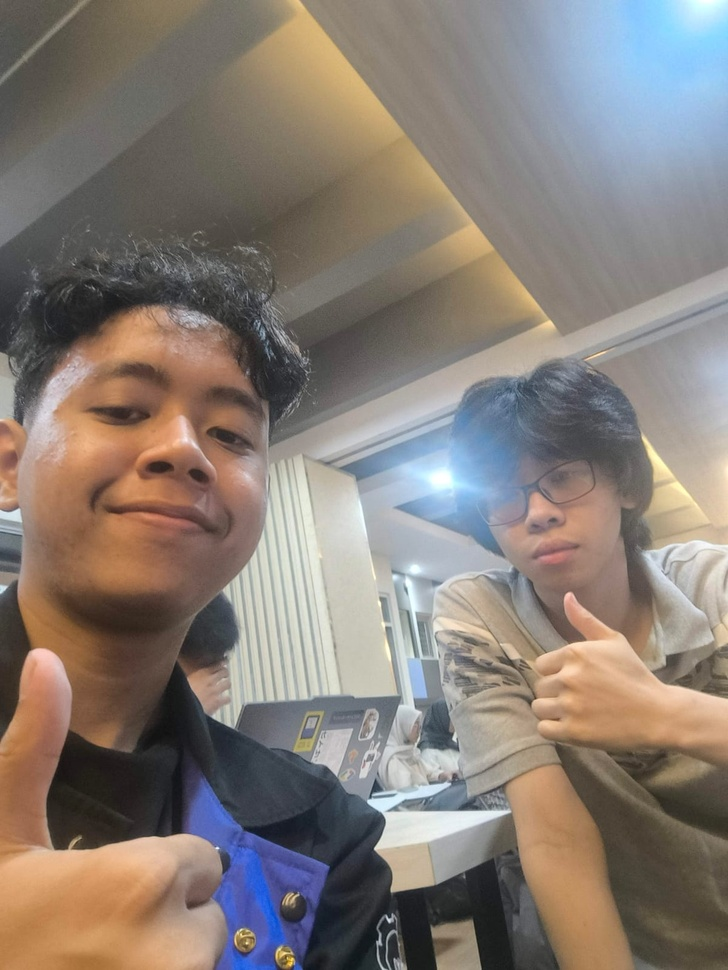
#> input picture Enhancement Spatial/Image.jpeg, 728 x 970 px, shrunk from 1200 x 1599 before the run
$ jupyter execute notebook.ipynb
#> lines starting #> are read from the running program, lines starting #| are printed output that depends on the picture
Transformasi Logaritmik

[cell 1]
import cv2
import numpy as np
import matplotlib.pyplot as plt

# Load image in grayscale
img = cv2.imread('Image.jpeg', 0)
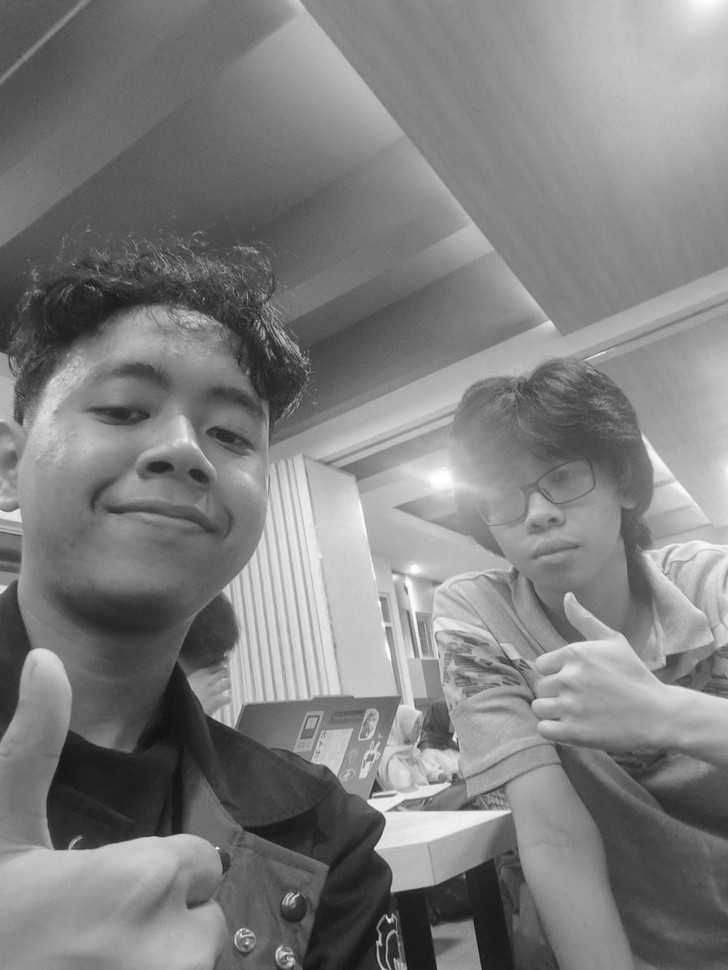
#> img: shape (970, 728); min 16, max 255, mean 127.4

# Apply logarithmic transformation
c = 255 / np.log(1 + np.float64(np.max(img)))  # Normalization constant
#> c = 45.99
log_transformed = c * np.log(1 + img.astype(np.float64))

# Convert back to 8-bit format
log_transformed = np.array(log_transformed, dtype=np.uint8)

# Display original and transformed images
plt.figure(figsize=(10, 5))
plt.subplot(1, 2, 1)
plt.imshow(img, cmap='gray')
plt.title("Original Image")
plt.axis('off')

plt.subplot(1, 2, 2)
plt.imshow(log_transformed, cmap='gray')
plt.title("Logarithmic Transformed Image")
plt.axis('off')

plt.show()

Transformasi Eksponensial

[cell 2]
# import cv2
# import numpy as np
# import matplotlib.pyplot as plt

# Load image in grayscale
img2 = cv2.imread('Image.jpeg', 0)

# Normalize image (convert to range 0-1)
img2_normalized = img2 / 255.0

# Apply exponential transformation
c = 1.0  # Adjust this for different effects
exp_transformed = c * (np.exp(img2_normalized) - 1)

# Scale back to 0-255 range
exp_transformed = np.clip(exp_transformed * 255, 0, 255).astype(np.uint8)

# Display original and transformed images
plt.figure(figsize=(10, 5))
plt.subplot(1, 2, 1)
plt.imshow(img2, cmap='gray')
plt.title("Original Image")
plt.axis('off')

plt.subplot(1, 2, 2)
plt.imshow(exp_transformed, cmap='gray')
plt.title("Exponential Transformed Image")
plt.axis('off')

plt.show()

Transformasi Negatif Citra

[cell 3]
# import cv2
# import numpy as np
# import matplotlib.pyplot as plt

# Load image in grayscale
img3 = cv2.imread('Image.jpeg', 0)

# Apply negative transformation
neg_img3 = 255 - img3  # Menggunakan rumus s = 255 - r
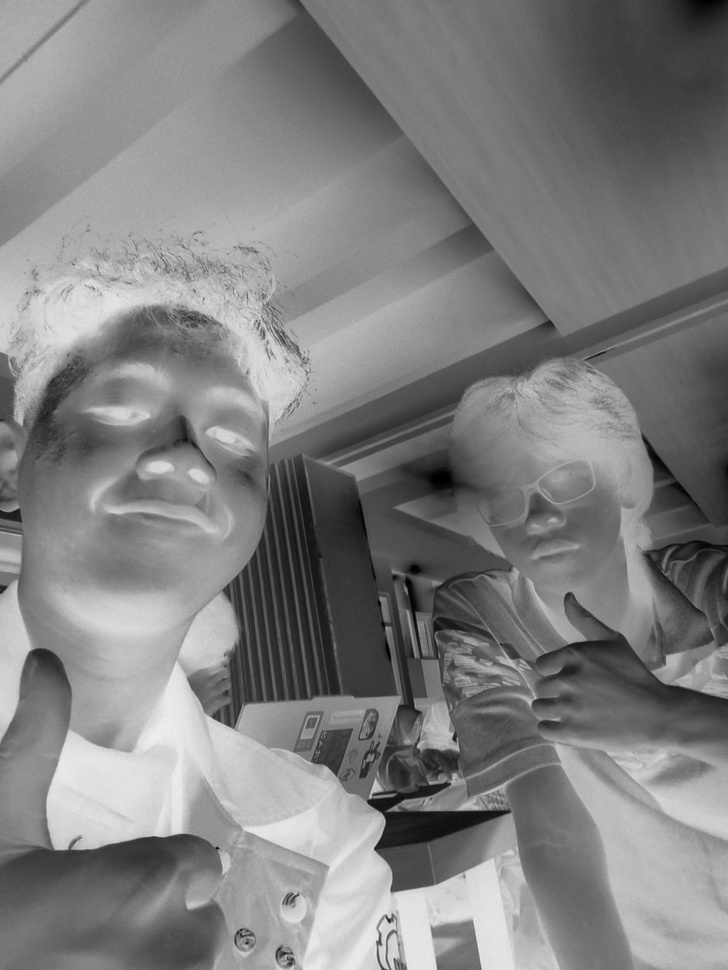
#> neg_img3: shape (970, 728); min 0, max 239, mean 127.6

# Display original and negative images
plt.figure(figsize=(10, 5))
plt.subplot(1, 2, 1)
plt.imshow(img3, cmap='gray')
plt.title("Original Image")
plt.axis('off')

plt.subplot(1, 2, 2)
plt.imshow(neg_img3, cmap='gray')
plt.title("Negative Image")
plt.axis('off')

plt.show()

Power-Law (Gamma Correction)

[cell 4]
# import cv2
# import numpy as np
# import matplotlib.pyplot as plt

# Load image in grayscale
img4 = cv2.imread('Image.jpeg', 0)

# Normalize the image (convert to range 0-1)
img4_normalized = img4 / 255.0

# Apply gamma correction
gamma = 0.5  # Ubah nilai gamma sesuai kebutuhan
gamma_corrected = np.power(img4_normalized, gamma)
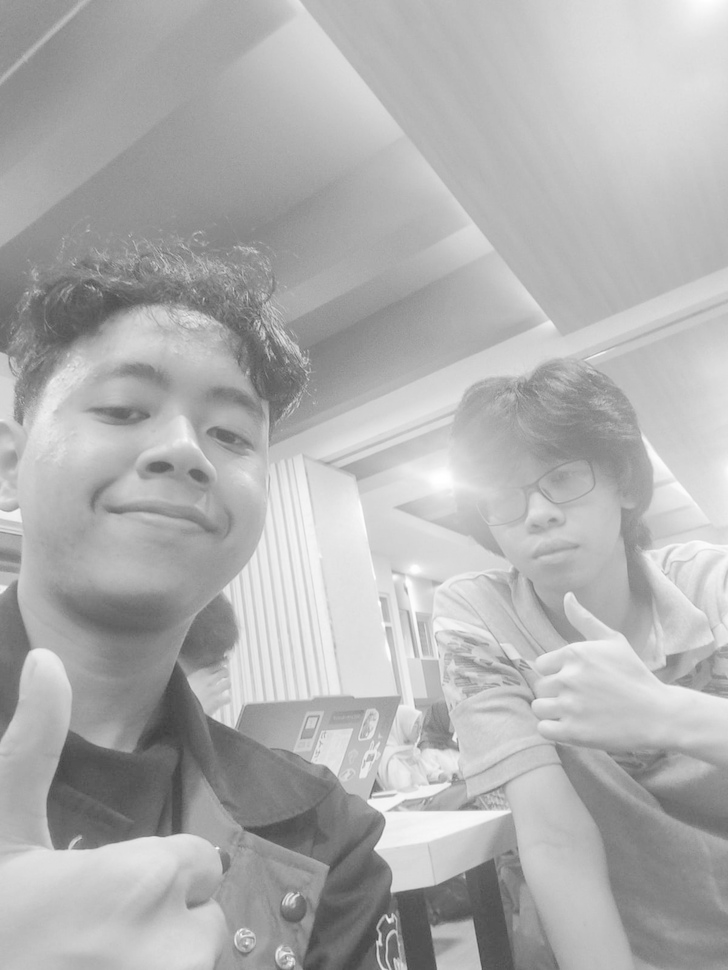
#> gamma_corrected: shape (970, 728) float64; min 0.25, max 1, mean 0.693

# Scale back to 0-255 range
gamma_corrected = np.clip(gamma_corrected * 255, 0, 255).astype(np.uint8)

# Display original and gamma-corrected images
plt.figure(figsize=(10, 5))
plt.subplot(1, 2, 1)
plt.imshow(img4, cmap='gray')
plt.title("Original Image")
plt.axis('off')

plt.subplot(1, 2, 2)
plt.imshow(gamma_corrected, cmap='gray')
plt.title(f"Gamma Corrected (γ={gamma})")
plt.axis('off')

plt.show()

Piecewise Linear Transformation

[cell 5]
import cv2
import numpy as np
import matplotlib.pyplot as plt

# Load image in grayscale
img5 = cv2.imread('Image.jpeg', 0)

# Define control points (example)
r1, s1 = 70, 0    # Titik pertama (input, output)
r2, s2 = 150, 255  # Titik kedua (input, output)

# Create transformation function
def contrast_stretching(pixel):
    if pixel < r1:
        return (s1 / r1) * pixel
    elif pixel < r2:
        return ((s2 - s1) / (r2 - r1)) * (pixel - r1) + s1
    else:
        return ((255 - s2) / (255 - r2)) * (pixel - r2) + s2

# Apply transformation
vectorized_function = np.vectorize(contrast_stretching)
stretched_img5 = vectorized_function(img5).astype(np.uint8)
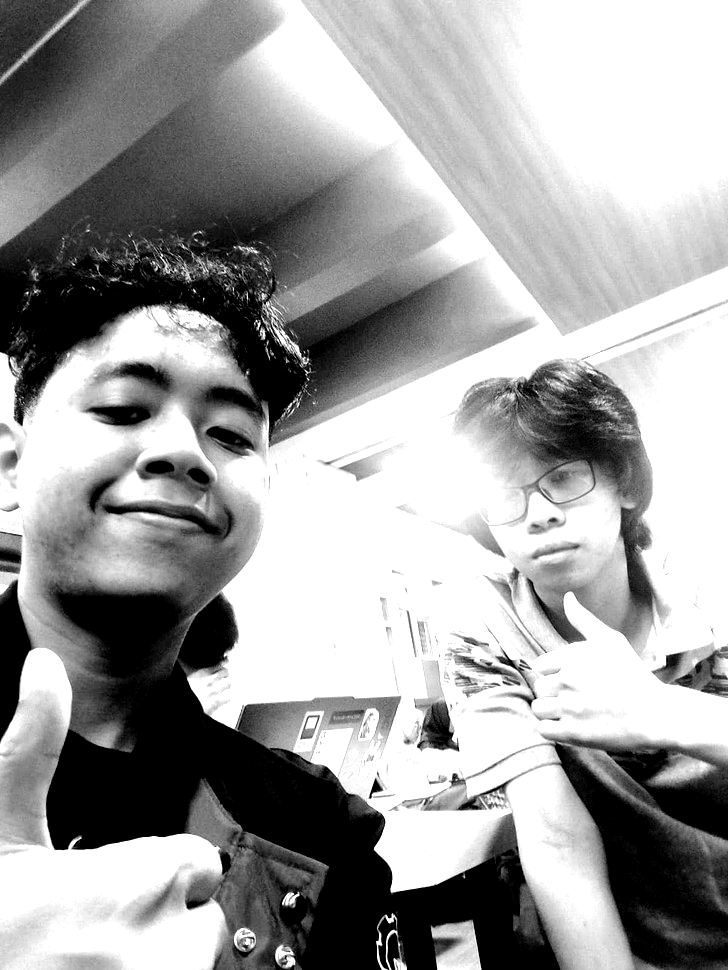
#> stretched_img5: shape (970, 728); min 0, max 255, mean 159.5

# Display images
plt.figure(figsize=(10, 5))
plt.subplot(1, 2, 1)
plt.imshow(img5, cmap='gray')
plt.title("Original Image")
plt.axis('off')

plt.subplot(1, 2, 2)
plt.imshow(stretched_img5, cmap='gray')
plt.title("Contrast Stretched Image")
plt.axis('off')

plt.show()

Histogram

[cell 6]
# import cv2
# import numpy as np
# import matplotlib.pyplot as plt

# Load image in grayscale
img6 = cv2.imread('Image.jpeg', 0)

# Compute histogram
histogram, bins = np.histogram(img6.flatten(), 256, [0,256])
#> histogram = 256 values, max 9053 at index 132, min 0 at index 0, mean 2758.4; bins = 257 values from 0 to 256

# Plot histogram
plt.figure(figsize=(10, 5))
plt.subplot(1, 2, 1)
plt.imshow(img6, cmap='gray')
plt.title("Original Image")
plt.axis('off')

plt.subplot(1, 2, 2)
plt.plot(histogram, color='black')
plt.title("Histogram")
plt.xlabel("Pixel Intensity")
plt.ylabel("Frequency")
plt.xlim([0, 256])

plt.show()
#> figure, not shown here; panel 2: curve peaks at x = 132, y = 9053

Histogram Equalization

[cell 7]
import cv2
import numpy as np
import matplotlib.pyplot as plt

# Load image in grayscale
img7 = cv2.imread('Image.jpeg', 0)

# Apply Histogram Equalization
equalized_img7 = cv2.equalizeHist(img7)
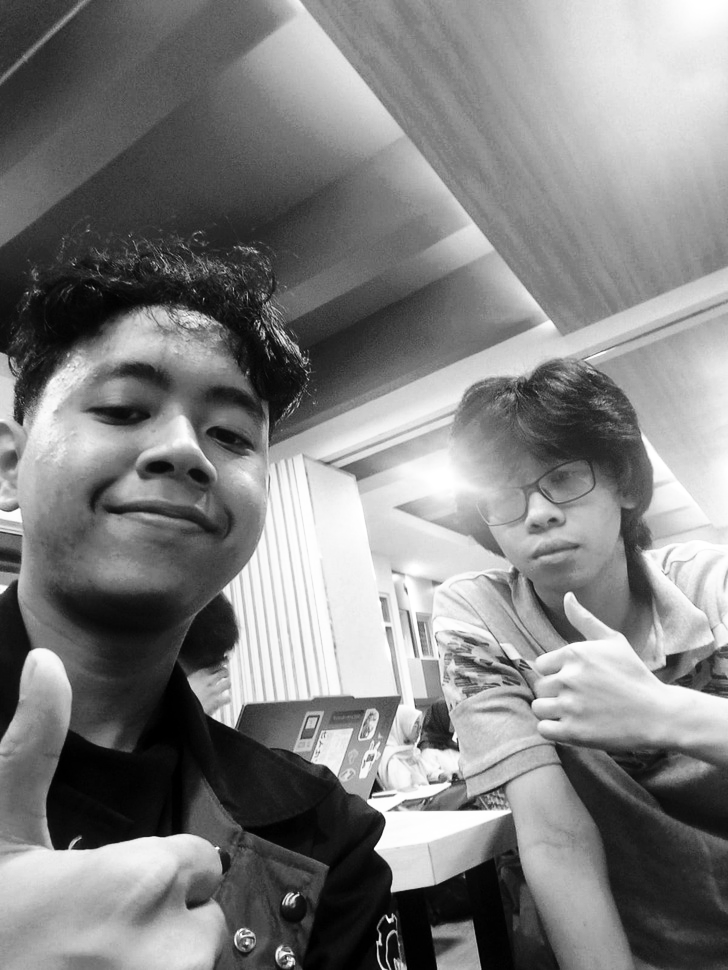
#> equalized_img7: shape (970, 728); min 0, max 255, mean 128.3

# Compute histograms
hist_original = cv2.calcHist([img7], [0], None, [256], [0, 256])
#> hist_original has the same summary as histogram
hist_equalized = cv2.calcHist([equalized_img7], [0], None, [256], [0, 256])
#> hist_equalized = 256 values, max 9053 at index 135, min 0 at index 31, mean 2758.4

# Plot original and equalized images
plt.figure(figsize=(12, 6))

# Original Image
plt.subplot(2, 2, 1)
plt.imshow(img7, cmap='gray')
plt.title("Original Image")
plt.axis('off')

# Histogram of Original Image
plt.subplot(2, 2, 2)
plt.plot(hist_original, color='black')
plt.title("Histogram of Original Image")
plt.xlabel("Pixel Intensity")
plt.ylabel("Frequency")

# Equalized Image
plt.subplot(2, 2, 3)
plt.imshow(equalized_img7, cmap='gray')
plt.title("Equalized Image")
plt.axis('off')

# Histogram of Equalized Image
plt.subplot(2, 2, 4)
plt.plot(hist_equalized, color='black')
plt.title("Histogram of Equalized Image")
plt.xlabel("Pixel Intensity")
plt.ylabel("Frequency")

plt.tight_layout()
plt.show()
#> figure, not shown here; panel 2: curve peaks at x = 132, y = 9053; panel 4: curve peaks at x = 135, y = 9053

CLAHE

[cell 8]
# import cv2
# import numpy as np
# import matplotlib.pyplot as plt

# Load image in grayscale
img8 = cv2.imread('Image.jpeg', 0)

# Apply Histogram Equalization (HE)
equalized_img8 = cv2.equalizeHist(img8)

# Apply CLAHE
clahe = cv2.createCLAHE(clipLimit=2.0, tileGridSize=(8, 8))  # Atur parameter
clahe_img8 = clahe.apply(img8)

# Plot images
plt.figure(figsize=(12, 6))

# Original Image
plt.subplot(2, 3, 1)
plt.imshow(img8, cmap='gray')
plt.title("Original Image")
plt.axis('off')

# Histogram of Original Image
plt.subplot(2, 3, 2)
plt.hist(img8.ravel(), bins=256, range=[0, 256], color='black')
plt.title("Histogram of Original Image")
plt.xlabel("Pixel Intensity")
plt.ylabel("Frequency")

# Histogram Equalized Image
plt.subplot(2, 3, 3)
plt.imshow(equalized_img8, cmap='gray')
plt.title("Histogram Equalized Image")
plt.axis('off')

# Histogram of Equalized Image
plt.subplot(2, 3, 4)
plt.hist(equalized_img8.ravel(), bins=256, range=[0, 256], color='black')
plt.title("Histogram of Equalized Image")
plt.xlabel("Pixel Intensity")
plt.ylabel("Frequency")

# CLAHE Image
plt.subplot(2, 3, 5)
plt.imshow(clahe_img8, cmap='gray')
plt.title("CLAHE Image")
plt.axis('off')

# Histogram of CLAHE Image
plt.subplot(2, 3, 6)
plt.hist(clahe_img8.ravel(), bins=256, range=[0, 256], color='black')
plt.title("Histogram of CLAHE Image")
plt.xlabel("Pixel Intensity")
plt.ylabel("Frequency")

plt.tight_layout()
plt.show()
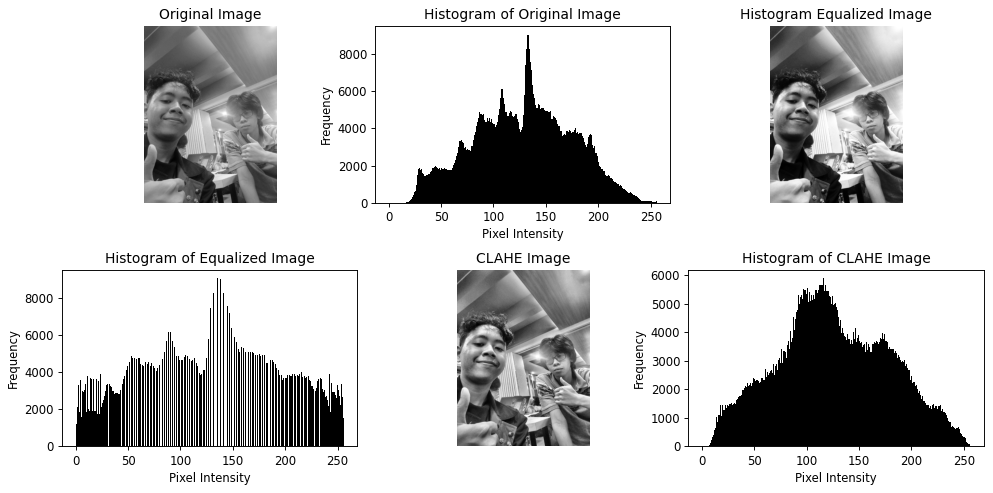
#> figure drawn by matplotlib, 6 panels; panel 2: tallest bar 9053 high, from x = 132 to 133; panel 4: tallest bar 9053 high, from x = 135 to 136; panel 6: tallest bar 5899 high, from x = 116 to 117
